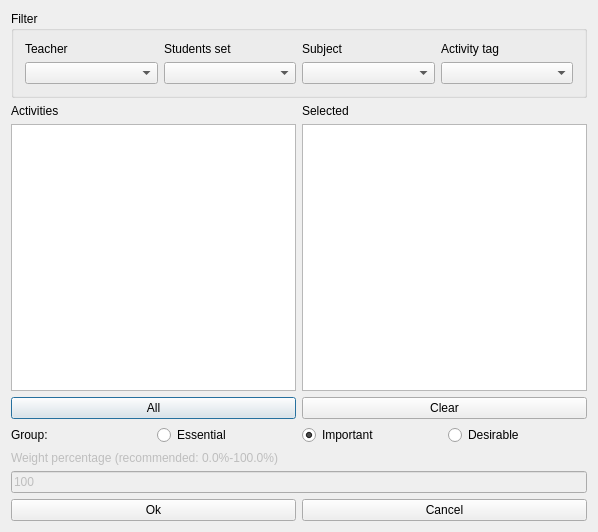
<?xml version="1.0" encoding="UTF-8"?>
<ui version="4.0">
 <class>ModifyConstraintActivitiesSameStartingHourForm_template</class>
 <widget class="QDialog" name="ModifyConstraintActivitiesSameStartingHourForm_template">
  <property name="geometry">
   <rect>
    <x>0</x>
    <y>0</y>
    <width>598</width>
    <height>532</height>
   </rect>
  </property>
  <property name="windowTitle">
   <string extracomment="This is the title of the dialog to modify a constraint of this type">Modify activities same starting hour</string>
  </property>
  <layout class="QVBoxLayout" name="verticalLayout_3">
   <item>
    <widget class="QGroupBox" name="filterGroupBox">
     <property name="title">
      <string>Filter</string>
     </property>
     <layout class="QGridLayout" name="gridLayout">
      <item row="0" column="0">
       <widget class="QLabel" name="teachersTextLabel">
        <property name="text">
         <string>Teacher</string>
        </property>
        <property name="wordWrap">
         <bool>false</bool>
        </property>
       </widget>
      </item>
      <item row="0" column="1">
       <widget class="QLabel" name="studentsTextLabel">
        <property name="text">
         <string>Students set</string>
        </property>
        <property name="wordWrap">
         <bool>false</bool>
        </property>
       </widget>
      </item>
      <item row="0" column="2">
       <widget class="QLabel" name="subjectsTextLabel">
        <property name="text">
         <string>Subject</string>
        </property>
        <property name="wordWrap">
         <bool>false</bool>
        </property>
       </widget>
      </item>
      <item row="0" column="3">
       <widget class="QLabel" name="activityTagsTextLabel">
        <property name="text">
         <string>Activity tag</string>
        </property>
        <property name="wordWrap">
         <bool>false</bool>
        </property>
       </widget>
      </item>
      <item row="1" column="0">
       <widget class="QComboBox" name="teachersComboBox"/>
      </item>
      <item row="1" column="1">
       <widget class="QComboBox" name="studentsComboBox"/>
      </item>
      <item row="1" column="2">
       <widget class="QComboBox" name="subjectsComboBox"/>
      </item>
      <item row="1" column="3">
       <widget class="QComboBox" name="activityTagsComboBox"/>
      </item>
     </layout>
    </widget>
   </item>
   <item>
    <layout class="QHBoxLayout" name="horizontalLayout">
     <item>
      <layout class="QVBoxLayout" name="verticalLayout_2">
       <item>
        <widget class="QLabel" name="activitiesTextLabel">
         <property name="frameShape">
          <enum>QFrame::NoFrame</enum>
         </property>
         <property name="frameShadow">
          <enum>QFrame::Plain</enum>
         </property>
         <property name="text">
          <string>Activities</string>
         </property>
         <property name="wordWrap">
          <bool>false</bool>
         </property>
        </widget>
       </item>
       <item>
        <widget class="QListWidget" name="activitiesListWidget"/>
       </item>
       <item>
        <widget class="QPushButton" name="addAllActivitiesPushButton">
         <property name="text">
          <string comment="Text on a button. It refers to adding all activities from the list above this button into the current constraint">All</string>
         </property>
        </widget>
       </item>
      </layout>
     </item>
     <item>
      <layout class="QVBoxLayout" name="verticalLayout">
       <item>
        <widget class="QLabel" name="selectedActivitiesTextLabel">
         <property name="frameShape">
          <enum>QFrame::NoFrame</enum>
         </property>
         <property name="frameShadow">
          <enum>QFrame::Plain</enum>
         </property>
         <property name="text">
          <string comment="It refers to a list of selected activities">Selected</string>
         </property>
         <property name="wordWrap">
          <bool>false</bool>
         </property>
        </widget>
       </item>
       <item>
        <widget class="QListWidget" name="selectedActivitiesListWidget"/>
       </item>
       <item>
        <widget class="QPushButton" name="clearPushButton">
         <property name="text">
          <string>Clear</string>
         </property>
        </widget>
       </item>
      </layout>
     </item>
    </layout>
   </item>
   <item>
    <layout class="QHBoxLayout" name="horizontalLayout_4">
     <item>
      <widget class="QLabel" name="groupTextLabel">
       <property name="text">
        <string>Group:</string>
       </property>
      </widget>
     </item>
     <item>
      <widget class="QRadioButton" name="essentialRadioButton">
       <property name="text">
        <string>Essential</string>
       </property>
      </widget>
     </item>
     <item>
      <widget class="QRadioButton" name="importantRadioButton">
       <property name="text">
        <string>Important</string>
       </property>
       <property name="checked">
        <bool>true</bool>
       </property>
      </widget>
     </item>
     <item>
      <widget class="QRadioButton" name="desirableRadioButton">
       <property name="text">
        <string>Desirable</string>
       </property>
      </widget>
     </item>
    </layout>
   </item>
   <item>
    <layout class="QVBoxLayout">
     <item>
      <widget class="QLabel" name="weightTextLabel">
       <property name="enabled">
        <bool>false</bool>
       </property>
       <property name="frameShape">
        <enum>QFrame::NoFrame</enum>
       </property>
       <property name="frameShadow">
        <enum>QFrame::Plain</enum>
       </property>
       <property name="text">
        <string>Weight percentage (recommended: 0.0%-100.0%)</string>
       </property>
       <property name="wordWrap">
        <bool>false</bool>
       </property>
      </widget>
     </item>
     <item>
      <widget class="QLineEdit" name="weightLineEdit">
       <property name="enabled">
        <bool>false</bool>
       </property>
       <property name="text">
        <string notr="true">100</string>
       </property>
      </widget>
     </item>
    </layout>
   </item>
   <item>
    <layout class="QHBoxLayout">
     <item>
      <widget class="QPushButton" name="okPushButton">
       <property name="text">
        <string>Ok</string>
       </property>
      </widget>
     </item>
     <item>
      <widget class="QPushButton" name="cancelPushButton">
       <property name="text">
        <string>Cancel</string>
       </property>
      </widget>
     </item>
    </layout>
   </item>
  </layout>
 </widget>
 <layoutdefault spacing="6" margin="11"/>
 <resources/>
 <connections/>
</ui>
